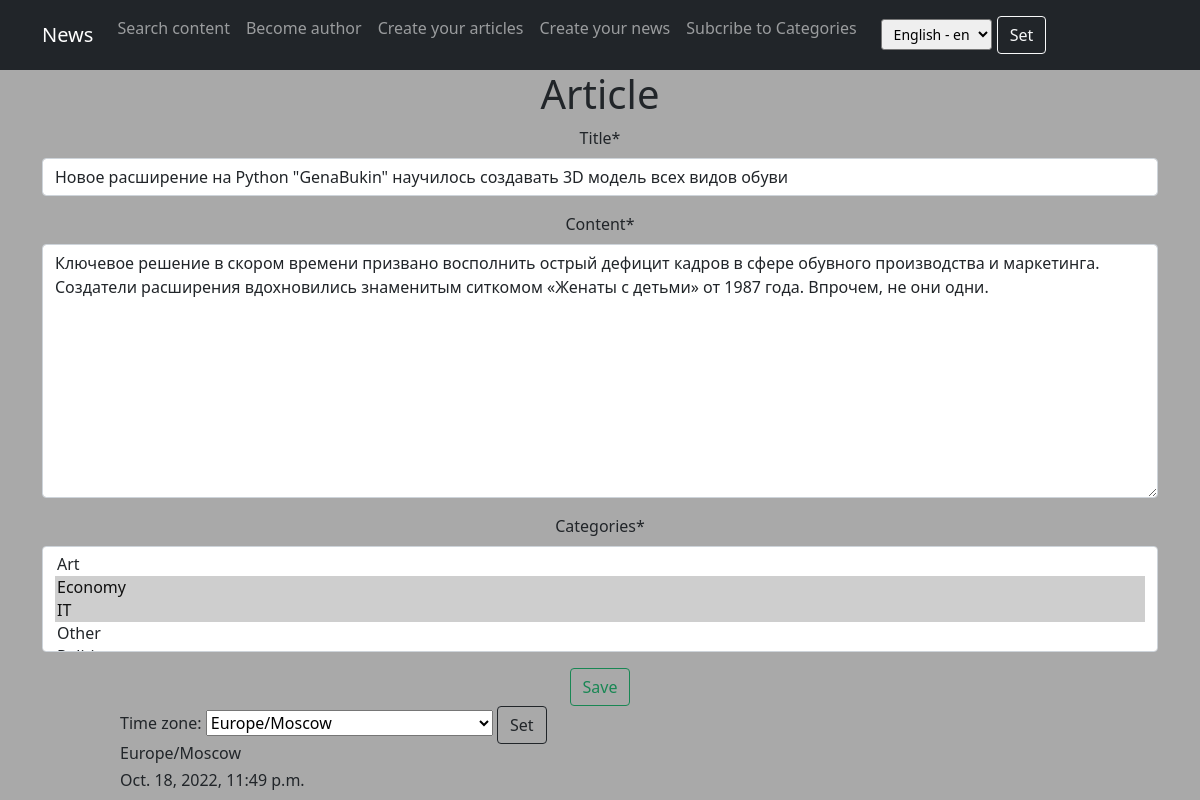
/main/articles/1/edit/ (signed in), run on an earlier commit of the app's database.
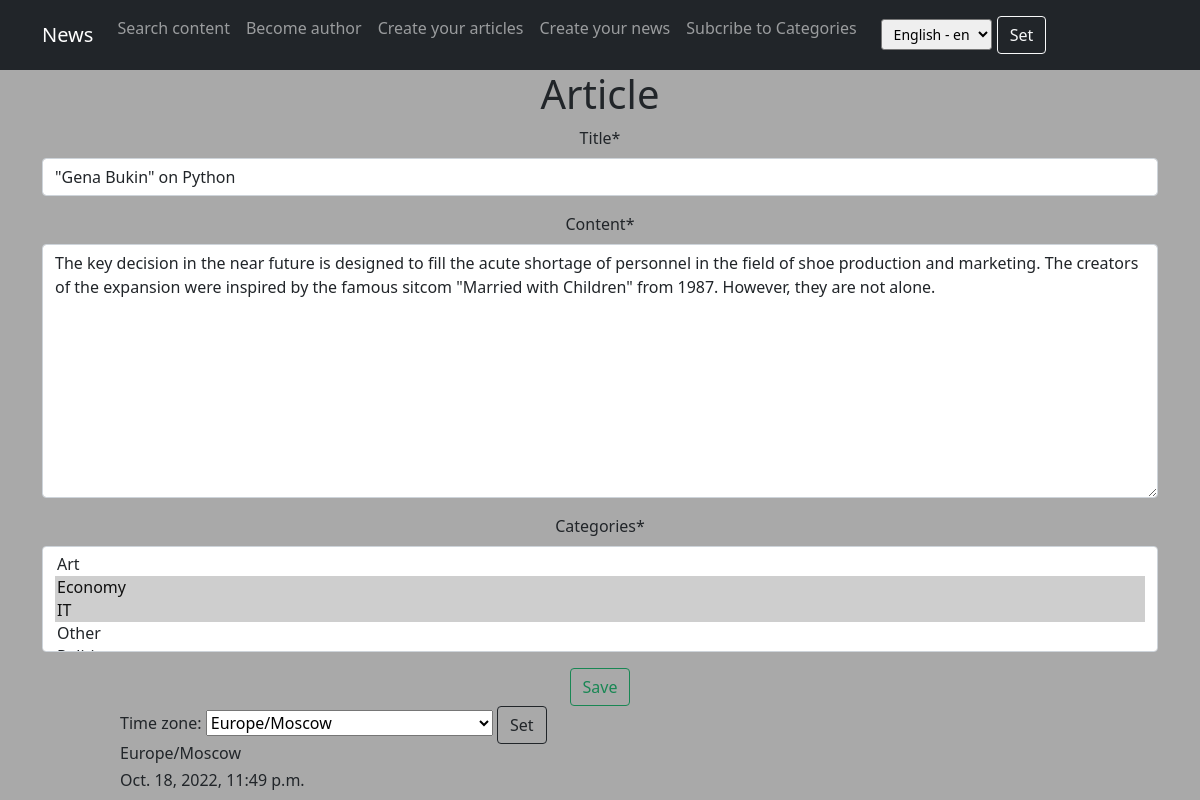
And on a later commit of the database.
### news_project/models.py (models this page shows, shortened)
class Post(models.Model):
    author = models.ForeignKey(Author, on_delete=models.CASCADE)
    choice = models.CharField(max_length=4, choices=CONTENT_TYPES, default=article)
    register_date = models.DateTimeField(auto_now_add=True)
    categories = models.ManyToManyField('Category', through='PostCategory')
    title = models.CharField(max_length=50)
    content = models.TextField()
    content_rating = models.SmallIntegerField(default=0)

### news_project/views.py (the view, shortened to what this page needs)
# urls.py: path('articles/<int:pk>/edit/', ArticleUpdate.as_view(), name='article_update'),
class ArticleUpdate(PermissionRequiredMixin, UpdateView):
    form_class = PostForm
    model = Post
    template_name = 'article_edit.html'
    permission_required = ('news_project.change_post',)

### news_project/forms.py (shortened to what this page needs)
class PostForm(forms.ModelForm):
    class Meta:
        model = Post
        fields = [
            'title',
            'content',
            'categories',
        ]

### news_project/context_processors.py (called while the page is built)
def navigate_context(request):
    category = Category.objects.all()
    archives = Post.objects.annotate(
        year=ExtractYear('register_date'),
        month=ExtractMonth('register_date')
    ).values('year', 'month').annotate(total=Count('id'))
    user_timezone = pytz.timezone(
        request.session.get('django_timezone') or TIME_ZONE
    )
    current_time = timezone.now().astimezone(user_timezone)
    context = {
        'category': category,
        'archives': archives,
        'current_time': current_time,
        'timezones': pytz.common_timezones,
    }
    return context

### news_project/models.py (called while the page is built)
    def __str__(self):
        return self.category_name

### templates/article_edit.html (shortened to what this page needs)
{% extends 'flatpages/default.html' %}
{% load crispy_forms_filters %}
{% load i18n %}
{% block content %}
<h1>{% trans "Article" %}</h1>
<form action="" method="post">
    {{ form|crispy }}
    <input type="submit" class="btn btn-outline-success" value="{% trans "Save" %}" />
</form>
{% endblock content %}

What changed in the data, as far as the page shows it:
changed Post: title "Новое расширение на Python \"GenaBukin\" научилось создавать 3D модель всех видов обуви" → "\"Gena Bukin\" on Python"; content "Ключевое решение в скором времени призвано восполнить острый дефицит кадров в сфере обувного производства и маркетинга. Создатели расширения вдохновились знаменитым ситкомом «Женаты с детьми» от 1987 года. Впрочем, не они одни." → "The key decision in the near future is designed to fill the acute shortage of personnel in the field of shoe production and marketing. The creators of the expansion were inspired by the famous sitcom \"Married with Children\" from 1987. However, they are not alone."
